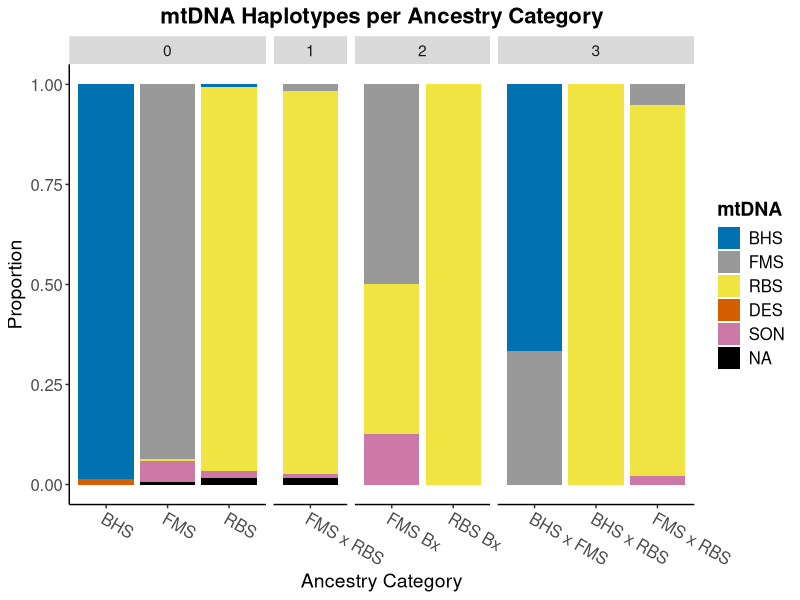
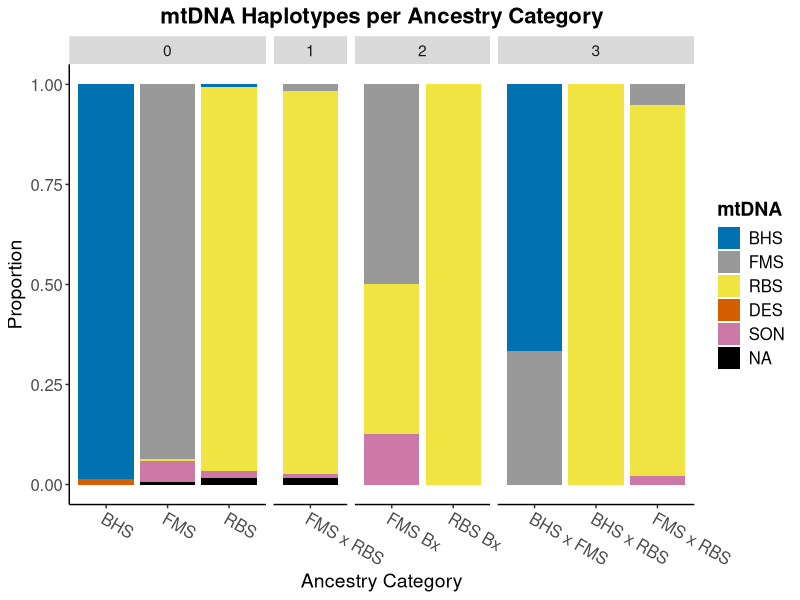

R code for these plots, in order: (Note: this script raises an error after producing the figures.)
library("ggplot2")

# set working directory in Rstudio
setwd(dirname(rstudioapi::getSourceEditorContext()$path))

data <- read.table("mtdna.txt", header=TRUE)

cbPalette6 <- c("#0072B2", "#999999", "#F0E442", "#D55E00", "#CC79A7", "#000000")

mtdnaPlot <- ggplot(data=data, mapping=aes(x=anc, y=cnt, fill=dna)) + 
  geom_bar(position="fill", stat="identity") + 
  facet_grid(~ gen, scales = "free", space = "free") +
  scale_fill_manual(values=cbPalette6, labels=function(x){ x=gsub("\\d{1}\\-", "", x, fixed=FALSE); gsub("_", " ", x, fixed=TRUE)},name="mtDNA") + 
  scale_x_discrete(labels=function(x){ x=gsub("\\d{1}\\-", "", x, fixed=FALSE); gsub("_", " ", x, fixed=TRUE)}) +
  theme(text=element_text(size=14),
        panel.grid.major = element_blank(), panel.grid.minor = element_blank(),
        panel.background = element_blank(), axis.line = element_line(colour = "black"),
        axis.text.x = element_text(angle=-30, hjust = 0),
        axis.text = element_text(size=12),
        axis.title = element_text(size = 14),
        plot.title = element_text(size = 16, face = "bold", hjust = 0.5),
        legend.text = element_text(size = 12),
        legend.title = element_text(size = 14, face = "bold")
        ) +
  xlab("Ancestry Category") + ylab("Proportion") + ggtitle("mtDNA Haplotypes per Ancestry Category")

mtdnaPlot

ggsave("mtdna_haplotypes.png", dpi = 600)
save_plot("mtdna_haplotypes.svg", plot = mtdnaPlot, base_height = 6.92, base_width = 10)
